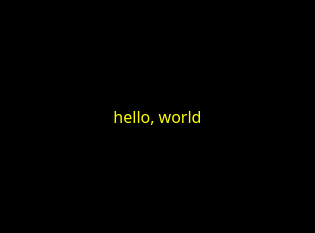
<?xml version="1.0" encoding="UTF-8"?>
<ui version="4.0">
 <class>KringViewBase</class>
 <widget class="QWidget" name="KringViewBase">
  <property name="geometry">
   <rect>
    <x>0</x>
    <y>0</y>
    <width>315</width>
    <height>233</height>
   </rect>
  </property>
  <property name="windowTitle">
   <string>kring_base</string>
  </property>
  <property name="autoFillBackground">
   <bool>true</bool>
  </property>
  <layout class="QGridLayout">
   <property name="leftMargin">
    <number>0</number>
   </property>
   <property name="topMargin">
    <number>0</number>
   </property>
   <property name="rightMargin">
    <number>0</number>
   </property>
   <property name="bottomMargin">
    <number>0</number>
   </property>
   <property name="spacing">
    <number>6</number>
   </property>
   <item row="0" column="0">
    <widget class="QLabel" name="templateLabel">
     <property name="palette">
      <palette>
       <active>
        <colorrole role="WindowText">
         <brush brushstyle="SolidPattern">
          <color alpha="255">
           <red>255</red>
           <green>255</green>
           <blue>0</blue>
          </color>
         </brush>
        </colorrole>
        <colorrole role="Button">
         <brush brushstyle="SolidPattern">
          <color alpha="255">
           <red>0</red>
           <green>0</green>
           <blue>0</blue>
          </color>
         </brush>
        </colorrole>
        <colorrole role="Base">
         <brush brushstyle="SolidPattern">
          <color alpha="255">
           <red>0</red>
           <green>0</green>
           <blue>0</blue>
          </color>
         </brush>
        </colorrole>
        <colorrole role="Window">
         <brush brushstyle="SolidPattern">
          <color alpha="255">
           <red>0</red>
           <green>0</green>
           <blue>0</blue>
          </color>
         </brush>
        </colorrole>
        <colorrole role="AlternateBase">
         <brush brushstyle="SolidPattern">
          <color alpha="255">
           <red>0</red>
           <green>0</green>
           <blue>0</blue>
          </color>
         </brush>
        </colorrole>
       </active>
       <inactive>
        <colorrole role="WindowText">
         <brush brushstyle="SolidPattern">
          <color alpha="255">
           <red>255</red>
           <green>255</green>
           <blue>0</blue>
          </color>
         </brush>
        </colorrole>
        <colorrole role="Button">
         <brush brushstyle="SolidPattern">
          <color alpha="255">
           <red>0</red>
           <green>0</green>
           <blue>0</blue>
          </color>
         </brush>
        </colorrole>
        <colorrole role="Base">
         <brush brushstyle="SolidPattern">
          <color alpha="255">
           <red>0</red>
           <green>0</green>
           <blue>0</blue>
          </color>
         </brush>
        </colorrole>
        <colorrole role="Window">
         <brush brushstyle="SolidPattern">
          <color alpha="255">
           <red>0</red>
           <green>0</green>
           <blue>0</blue>
          </color>
         </brush>
        </colorrole>
        <colorrole role="AlternateBase">
         <brush brushstyle="SolidPattern">
          <color alpha="255">
           <red>0</red>
           <green>0</green>
           <blue>0</blue>
          </color>
         </brush>
        </colorrole>
       </inactive>
       <disabled>
        <colorrole role="WindowText">
         <brush brushstyle="SolidPattern">
          <color alpha="255">
           <red>119</red>
           <green>119</green>
           <blue>119</blue>
          </color>
         </brush>
        </colorrole>
        <colorrole role="Button">
         <brush brushstyle="SolidPattern">
          <color alpha="255">
           <red>0</red>
           <green>0</green>
           <blue>0</blue>
          </color>
         </brush>
        </colorrole>
        <colorrole role="Base">
         <brush brushstyle="SolidPattern">
          <color alpha="255">
           <red>0</red>
           <green>0</green>
           <blue>0</blue>
          </color>
         </brush>
        </colorrole>
        <colorrole role="Window">
         <brush brushstyle="SolidPattern">
          <color alpha="255">
           <red>0</red>
           <green>0</green>
           <blue>0</blue>
          </color>
         </brush>
        </colorrole>
        <colorrole role="AlternateBase">
         <brush brushstyle="SolidPattern">
          <color alpha="255">
           <red>0</red>
           <green>0</green>
           <blue>0</blue>
          </color>
         </brush>
        </colorrole>
       </disabled>
      </palette>
     </property>
     <property name="font">
      <font>
       <family>Sans Serif</family>
       <pointsize>12</pointsize>
      </font>
     </property>
     <property name="autoFillBackground">
      <bool>true</bool>
     </property>
     <property name="text">
      <string>hello, world</string>
     </property>
     <property name="scaledContents">
      <bool>true</bool>
     </property>
     <property name="alignment">
      <set>Qt::AlignCenter</set>
     </property>
     <property name="wordWrap">
      <bool>false</bool>
     </property>
    </widget>
   </item>
  </layout>
 </widget>
 <resources/>
 <connections/>
</ui>
